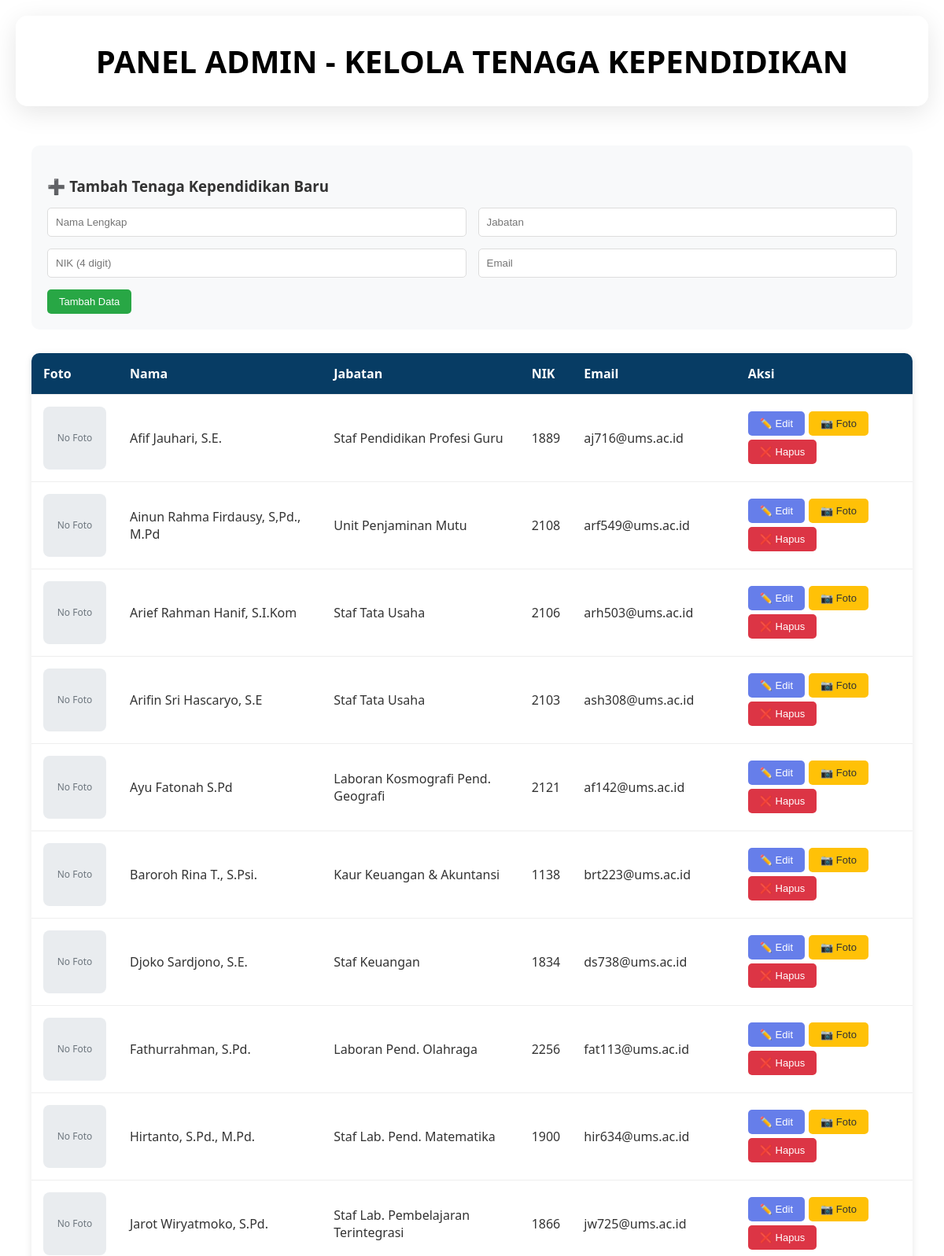
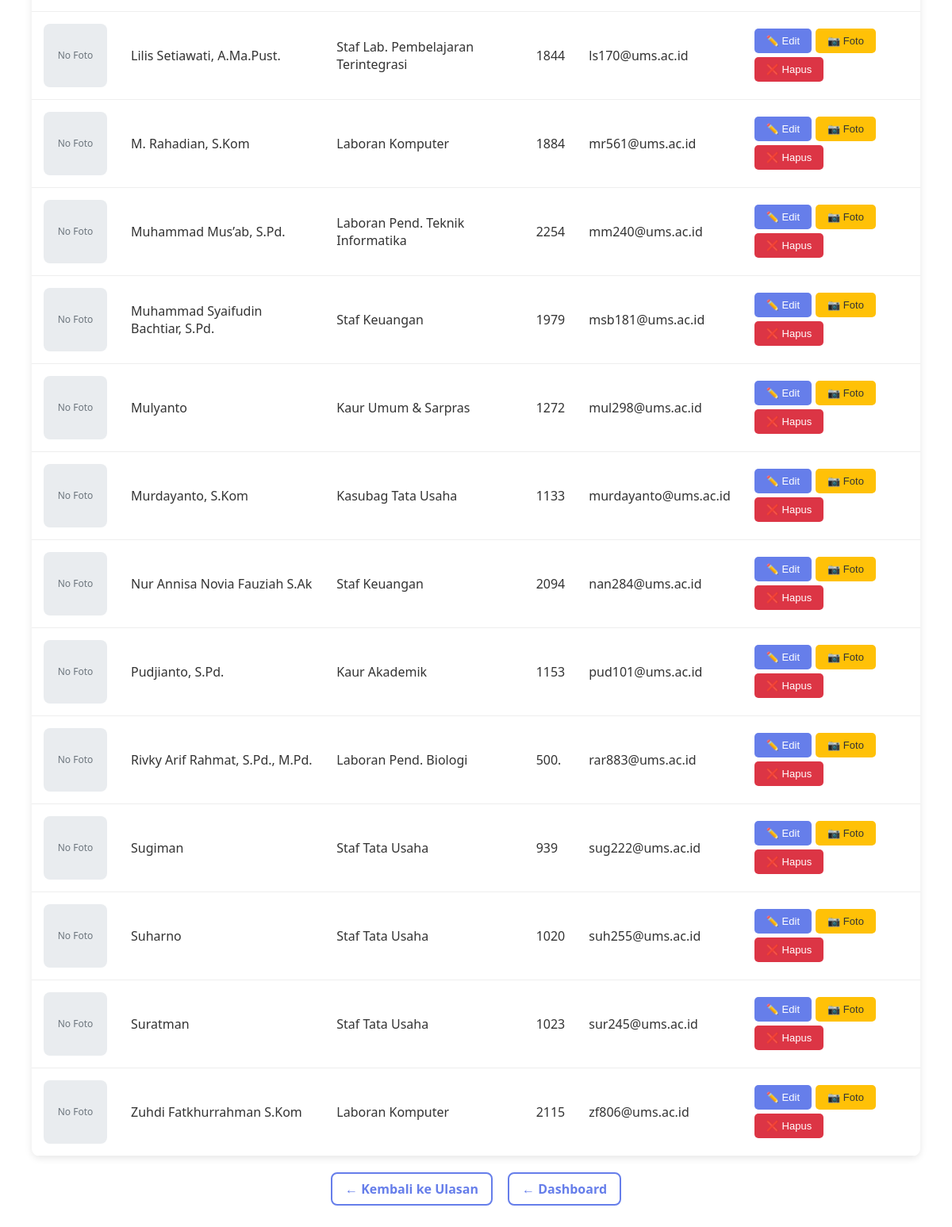
Screenshot of /panel.php with the database file from the repository (2 pictures, top to bottom).
### tables this page shows
CREATE TABLE `tenaga_kependidikan` (
  `id` int(11) NOT NULL,
  `nama` varchar(255) NOT NULL,
  `jabatan` varchar(255) NOT NULL,
  `nik` varchar(4) NOT NULL,
  `email` varchar(255) DEFAULT NULL,
  `foto` varchar(255) DEFAULT NULL,
  `created_at` timestamp NOT NULL DEFAULT current_timestamp()
);

### panel.php (the view, shortened to what this page needs)
<?php
include 'config.php';
$tenaga_list = $conn->query("SELECT * FROM tenaga_kependidikan ORDER BY nama ASC");
?>
<!DOCTYPE html>
<html lang="id">
<head>
    <link rel="stylesheet" href="style.css">
</head>
<body>
    <div class="header">
        <h1>PANEL ADMIN - KELOLA TENAGA KEPENDIDIKAN</h1>
    </div>
    <div class="panel-container">
        <div class="add-form">
            <h3>➕ Tambah Tenaga Kependidikan Baru</h3>
            <form method="POST">
                <div class="form-row">
                    <input type="text" name="nama" placeholder="Nama Lengkap" required>
                    <input type="text" name="jabatan" placeholder="Jabatan" required>
                </div>
                <div class="form-row">
                    <input type="text" name="nik" placeholder="NIK (4 digit)" maxlength="4" required>
                    <input type="email" name="email" placeholder="Email">
                </div>
                <button type="submit" class="btn btn-success">Tambah Data</button>
            </form>
        </div>
        <table class="staff-table">
            <thead>
                <tr>
                    <th>Foto</th>
                    <th>Nama</th>
                    <th>Jabatan</th>
                    <th>NIK</th>
                    <th>Email</th>
                    <th>Aksi</th>
                </tr>
            </thead>
            <tbody>
                <?php while ($row = $tenaga_list->fetch_assoc()): ?>
                <tr>
                    <td>
                        <?php if ($row['foto'] && file_exists($row['foto'])): ?>
                            <img src="<?php echo htmlspecialchars($row['foto']); ?>" class="staff-foto" alt="Foto" onclick="openPreviewModal('<?php echo htmlspecialchars($row['foto']); ?>', '<?php echo addslashes($row['nama']); ?>')" style="cursor:pointer;" title="Klik untuk preview">
                        <?php else: ?>
                            <div class="no-foto">No Foto</div>
                        <?php endif; ?>
                    </td>
                    <td><?php echo htmlspecialchars($row['nama']); ?></td>
                    <td><?php echo htmlspecialchars($row['jabatan']); ?></td>
                    <td><?php echo htmlspecialchars($row['nik']); ?></td>
                    <td><?php echo htmlspecialchars($row['email']); ?></td>
                    <td>
                        <div class="action-btns">
                            <button class="btn btn-primary" onclick="openEditModal(<?php echo $row['id']; ?>, '<?php echo addslashes($row['nama']); ?>', '<?php echo addslashes($row['jabatan']); ?>')">✏️ Edit</button>
                            <button class="btn btn-warning" onclick="openFotoModal(<?php echo $row['id']; ?>)">📷 Foto</button>
                            <form method="POST" style="display:inline;" onsubmit="return confirm('Yakin hapus data ini? Semua ulasan terkait juga akan terhapus!')">
                                <button type="submit" class="btn btn-danger">❌ Hapus</button>
                            </form>
                        </div>
                    </td>
                </tr>
                <?php endwhile; ?>
            </tbody>
        </table>
        <div class="back-link-container">
            <a href="ulasan.php" class="back-link">← Kembali ke Ulasan</a>
            <a href="dashboard.php" class="back-link" style="margin-left:15px;">← Dashboard</a>
        </div>
    </div>
</body>
</html>

### style.css (style rules this page uses)
body { font-family: 'Segoe UI', Tahoma, Geneva, Verdana, sans-serif; max-width: 1200px; margin: 0 auto; padding: 20px; background: linear-gradient(135deg, #ffffff 0%, #ffffff 100%); min-height: 100vh; color: #333; }
.header { text-align: center; background: rgba(255, 255, 255, 0.95); color: #333; padding: 30px; border-radius: 15px; margin-bottom: 30px; box-shadow: 0 8px 32px rgba(0, 0, 0, 0.1); backdrop-filter: blur(10px); position: relative; }
.header h1 { margin: 0; font-size: 2.5em; font-weight: 700; background: linear-gradient(135deg, #000000 0%, #000000 100%); -webkit-background-clip: text; -webkit-text-fill-color: transparent; background-clip: text; }
.back-link { color: #667eea; text-decoration: none; font-weight: 600; padding: 8px 16px; border: 2px solid #667eea; border-radius: 8px; transition: background-color 0.3s ease, color 0.3s ease; }
.back-link-container { text-align: right; margin-top: 30px; padding: 0 20px; }

### panel.php (style rules this page uses)
.panel-container { max-width: 1200px; margin: 20px auto; padding: 20px; }
.add-form { background: #f8f9fa; padding: 20px; border-radius: 10px; margin-bottom: 30px; }
.add-form h3 { margin-bottom: 15px; color: #333; }
.form-row { display: flex; gap: 15px; flex-wrap: wrap; margin-bottom: 15px; }
.form-row input { flex: 1; min-width: 200px; padding: 10px; border: 1px solid #ddd; border-radius: 5px; }
.staff-table { width: 100%; border-collapse: collapse; background: white; border-radius: 10px; overflow: hidden; box-shadow: 0 2px 10px rgba(0,0,0,0.1); }
.staff-table th, .staff-table td { padding: 15px; text-align: left; border-bottom: 1px solid #eee; }
.staff-table th { background-color: #073c64; color: white; }
.no-foto { width: 80px; height: 80px; border-radius: 8px; background: #e9ecef; display: flex; align-items: center; justify-content: center; color: #6c757d; font-size: 12px; }
.btn { padding: 8px 15px; border: none; border-radius: 5px; cursor: pointer; font-size: 13px; transition: all 0.3s; }
.btn-primary { background: #667eea; color: white; }
.btn-success { background: #28a745; color: white; }
.btn-danger { background: #dc3545; color: white; }
.btn-warning { background: #ffc107; color: #333; }
.action-btns { display: flex; gap: 5px; flex-wrap: wrap; }
.back-link-container { text-align: center; margin-top: 30px; }

### rows the page displays
tenaga_kependidikan: shows "No Foto", nama "Afif Jauhari, S.E.", jabatan "Staf Pendidikan Profesi Guru", nik "1889", email "aj716@ums.ac.id"
tenaga_kependidikan: shows "No Foto", nama "Ainun Rahma Firdausy, S,Pd., M.Pd", jabatan "Unit Penjaminan Mutu", nik "2108", email "arf549@ums.ac.id"
tenaga_kependidikan: shows "No Foto", nama "Arief Rahman Hanif, S.I.Kom", jabatan "Staf Tata Usaha", nik "2106", email "arh503@ums.ac.id"
tenaga_kependidikan: shows "No Foto", nama "Arifin Sri Hascaryo, S.E", jabatan "Staf Tata Usaha", nik "2103", email "ash308@ums.ac.id"
tenaga_kependidikan: shows "No Foto", nama "Ayu Fatonah S.Pd", jabatan "Laboran Kosmografi Pend. Geografi", nik "2121", email "af142@ums.ac.id"
tenaga_kependidikan: shows "No Foto", nama "Baroroh Rina T., S.Psi.", jabatan "Kaur Keuangan & Akuntansi", nik "1138", email "brt223@ums.ac.id"
tenaga_kependidikan: shows "No Foto", nama "Djoko Sardjono, S.E.", jabatan "Staf Keuangan", nik "1834", email "ds738@ums.ac.id"
tenaga_kependidikan: shows "No Foto", nama "Fathurrahman, S.Pd.", jabatan "Laboran Pend. Olahraga", nik "2256", email "fat113@ums.ac.id"
tenaga_kependidikan: shows "No Foto", nama "Hirtanto, S.Pd., M.Pd.", jabatan "Staf Lab. Pend. Matematika", nik "1900", email "hir634@ums.ac.id"
tenaga_kependidikan: shows "No Foto", nama "Jarot Wiryatmoko, S.Pd.", jabatan "Staf Lab. Pembelajaran Terintegrasi", nik "1866", email "jw725@ums.ac.id"
tenaga_kependidikan: shows "No Foto", nama "Lilis Setiawati, A.Ma.Pust.", jabatan "Staf Lab. Pembelajaran Terintegrasi", nik "1844", email "ls170@ums.ac.id"
tenaga_kependidikan: shows "No Foto", nama "M. Rahadian, S.Kom", jabatan "Laboran Komputer", nik "1884", email "mr561@ums.ac.id"
tenaga_kependidikan: shows "No Foto", nama "Muhammad Mus’ab, S.Pd.", jabatan "Laboran Pend. Teknik Informatika", nik "2254", email "mm240@ums.ac.id"
tenaga_kependidikan: shows "No Foto", nama "Muhammad Syaifudin Bachtiar, S.Pd.", jabatan "Staf Keuangan", nik "1979", email "msb181@ums.ac.id"
tenaga_kependidikan: shows "No Foto", nama "Mulyanto", jabatan "Kaur Umum & Sarpras", nik "1272", email "mul298@ums.ac.id"
tenaga_kependidikan: shows "No Foto", nama "Murdayanto, S.Kom", jabatan "Kasubag Tata Usaha", nik "1133", email "murdayanto@ums.ac.id"
tenaga_kependidikan: shows "No Foto", nama "Nur Annisa Novia Fauziah S.Ak", jabatan "Staf Keuangan", nik "2094", email "nan284@ums.ac.id"
tenaga_kependidikan: shows "No Foto", nama "Pudjianto, S.Pd.", jabatan "Kaur Akademik", nik "1153", email "pud101@ums.ac.id"
tenaga_kependidikan: shows "No Foto", nama "Rivky Arif Rahmat, S.Pd., M.Pd.", jabatan "Laboran Pend. Biologi", nik "500.", email "rar883@ums.ac.id"
tenaga_kependidikan: shows "No Foto", nama "Sugiman", jabatan "Staf Tata Usaha", nik "939", email "sug222@ums.ac.id"
tenaga_kependidikan: shows "No Foto", nama "Suharno", jabatan "Staf Tata Usaha", nik "1020", email "suh255@ums.ac.id"
tenaga_kependidikan: shows "No Foto", nama "Suratman", jabatan "Staf Tata Usaha", nik "1023", email "sur245@ums.ac.id"
tenaga_kependidikan: shows "No Foto", nama "Zuhdi Fatkhurrahman S.Kom", jabatan "Laboran Komputer", nik "2115", email "zf806@ums.ac.id"
